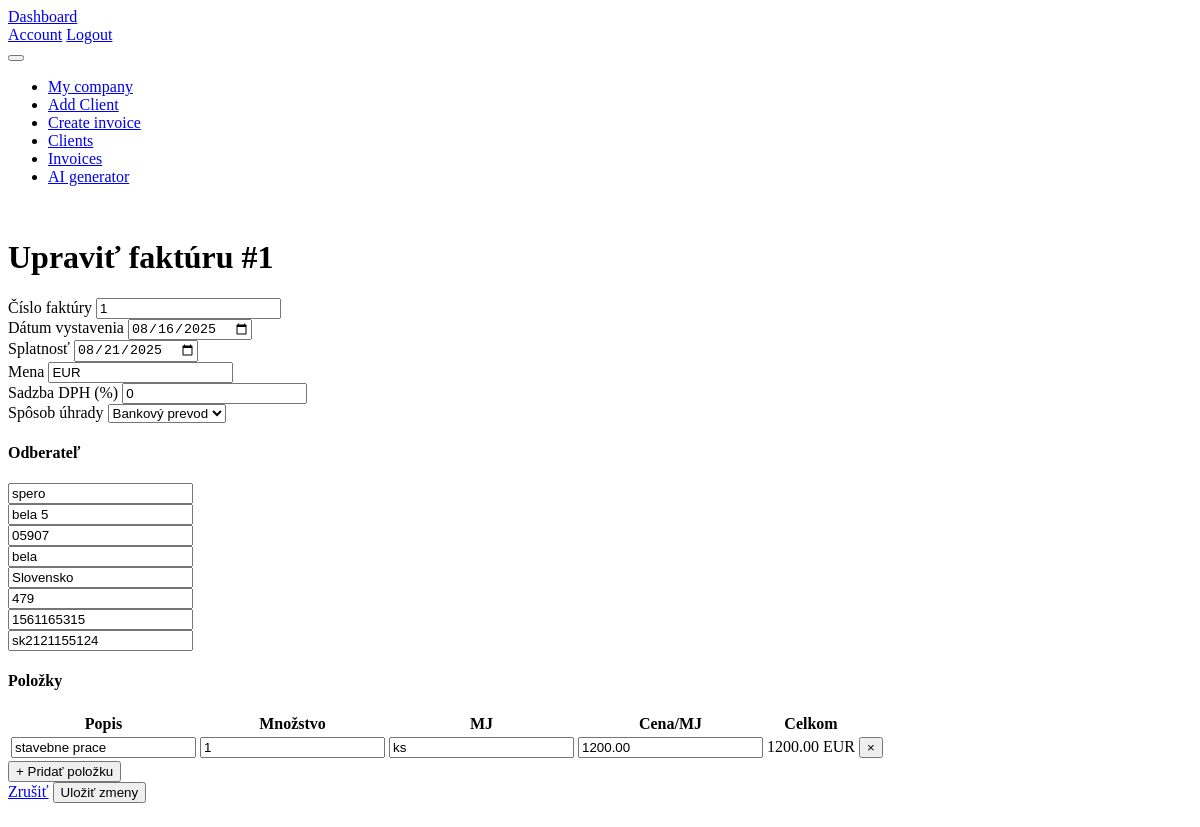
The page /inoices/1/edit (signed in) on the database as committed earlier.
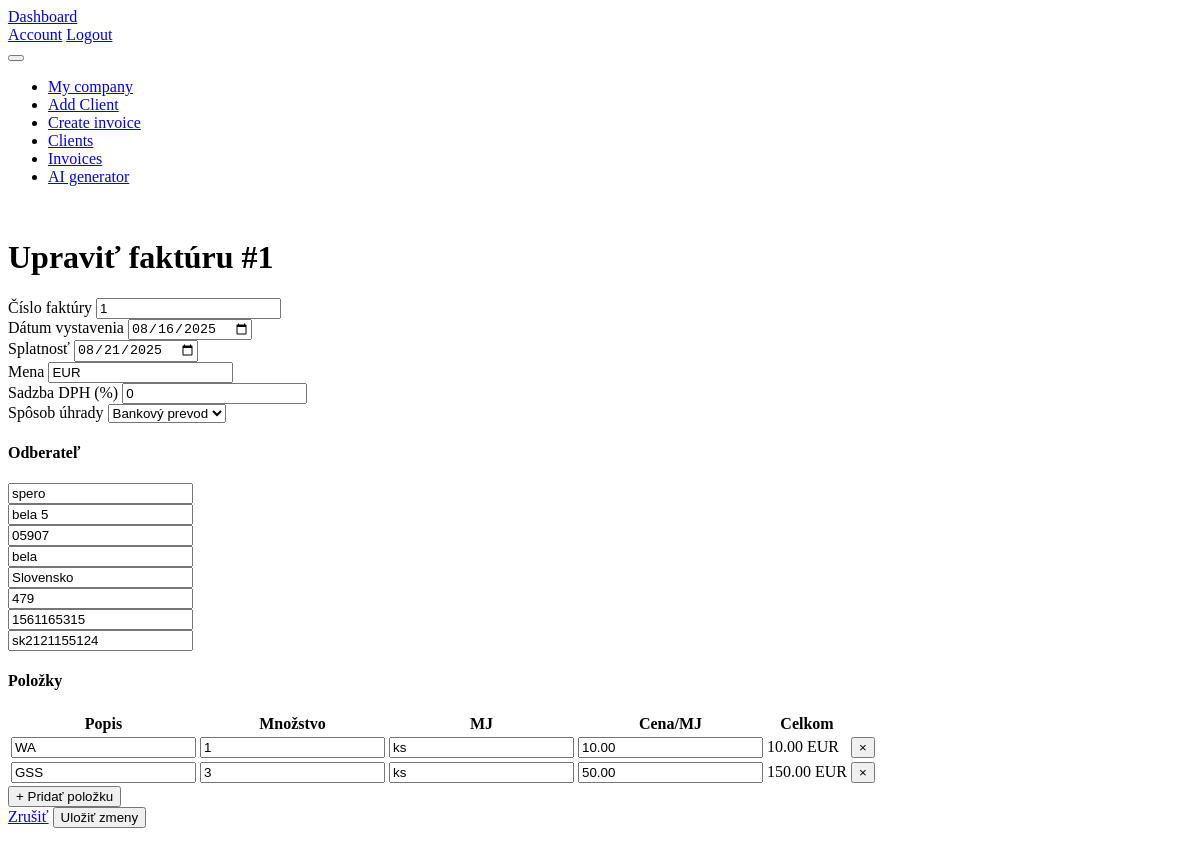
The same page on the database as committed later.
### models.py (models this page shows, shortened)
class InvoiceItem(db.Model):
    __tablename__ = 'invoice_items'
    id = db.Column(db.Integer, primary_key=True)
    invoice_id = db.Column(db.Integer, db.ForeignKey('invoices.id'), nullable=False)
    description = db.Column(db.String(200), nullable=False)
    quantity = db.Column(db.Integer, nullable=False)
    unit=db.Column(db.String(50), nullable=False)  # e.g., "pcs", "kg", etc.
    price_per_item = db.Column(db.Float, nullable=False)
    total_cost = db.Column(db.Float, nullable=False)
    invoice = db.relationship("Invoice", back_populates="items")

class Invoice(db.Model):
        __tablename__ = 'invoices'
        __table_args__ = (
        db.UniqueConstraint('user_id', 'invoice_number', name='uq_user_invoice'),
        )
        id = db.Column(db.Integer, primary_key=True)
        invoice_number = db.Column(db.String(50), nullable=False)
        date = db.Column(db.Date, nullable=False)
        due_date = db.Column(db.Date, nullable=False)
        user_id = db.Column(db.Integer, db.ForeignKey('users.id'), nullable=False)
        user = db.relationship('User', backref=db.backref('invoices', lazy=True))
        currency = db.Column(db.String(10), nullable=False)
        total_cost = db.Column(db.Float, nullable=False)  # Total cost calculated as quantity
        vat_rate = db.Column(db.Float, nullable=True, default=0.0)  # VAT rate in percentage
        client_id = db.Column(db.Integer, db.ForeignKey('clients.id'), nullable=False)
        company_id = db.Column(db.Integer, db.ForeignKey('companies.id'), nullable=False)  # Foreign key to the company
        company= db.relationship('Company', backref=db.backref('invoices', lazy=True))
        client = db.relationship('Client', backref=db.backref('invoices', lazy=True))
        items = db.relationship("InvoiceItem", back_populates="invoice", cascade="all, delete-orphan")
        created_at = db.Column(db.DateTime, default=datetime.now(timezone.utc))  # Timestamp when the invoice was created
        status = db.Column(db.Enum(InvoiceStatus, name="invoicestatus",
                           native_enum=False, validate_strings=True), nullable=False, default=InvoiceStatus.unpaid)
        pdf_path = db.Column(db.String(255), nullable=True)
        payment_method = db.Column(db.Enum(PaymentMethod, name="paymentmethod",
                                   native_enum=False, validate_strings=True), nullable=False, default=PaymentMethod.bank_transfer)

### routes.py (the view, shortened to what this page needs)
@main.route("/inoices/<int:invoice_id>/edit", methods=["GET","POST"])
@login_required
def edit_invoice(invoice_id):
    inv = Invoice.query.get_or_404(invoice_id)
    if inv.user_id != current_user.id:
        abort(403)
    if inv.status != InvoiceStatus.unpaid:
        flash("Faktúru možno upravovať len v stave 'draft'.", "warning")
        return redirect(url_for('main.view_invoice', invoice_id=invoice_id))
    return render_template("edit_invoice.html", invoice=inv)

### templates/edit_invoice.html (shortened to what the changed rows need)
{% extends "base.html" %}
{% block content %}
<div class="container py-5">
  <h1>Upraviť faktúru #{{ invoice.invoice_number }}</h1>
  <form method="post" novalidate>
    <div class="row g-3 my-3">
      <div class="col-md-3">
        <label class="form-label">Číslo faktúry</label>
        <input name="invoice_number" class="form-control" value="{{ invoice.invoice_number }}">
      </div>
      <div class="col-md-3">
        <label class="form-label">Dátum vystavenia</label>
        <input name="date" type="date" class="form-control" value="{{ invoice.date.strftime('%Y-%m-%d') }}">
      </div>
      <div class="col-md-3">
        <label class="form-label">Splatnosť</label>
        <input name="due_date" type="date" class="form-control" value="{{ invoice.due_date.strftime('%Y-%m-%d') }}">
      </div>
      <div class="col-md-3">
        <label class="form-label">Mena</label>
        <input name="currency" class="form-control" value="{{ invoice.currency }}">
      </div>
      <div class="col-md-3">
        <label class="form-label">Sadzba DPH (%)</label>
        <input name="vat_rate" type="number" step="0.01" class="form-control" value="{{ invoice.vat_rate or 0 }}">
      </div>
    </div>
    <h4 class="mt-4">Odberateľ</h4>
    <div class="row g-3">
    </div>
    <h4 class="mt-4">Položky</h4>
    <table class="table" id="items-table">
      <thead>
        <tr>
          <th>Popis</th><th class="text-end">Množstvo</th><th>MJ</th>
          <th class="text-end">Cena/MJ</th><th class="text-end">Celkom</th><th></th>
        </tr>
      </thead>
      <tbody id="items-body">
        {% for item in invoice.items %}
        <tr>
          <td><input name="items[{{ i }}][description]" class="form-control" value="{{ item.description }}"></td>
          <td><input name="items[{{ i }}][quantity]" type="number" step="0.001" class="form-control text-end" value="{{ item.quantity }}"></td>
          <td><input name="items[{{ i }}][unit]" class="form-control" value="{{ item.unit or '' }}"></td>
          <td><input name="items[{{ i }}][price_per_item]" type="number" step="0.01" class="form-control text-end" value="{{ '%.2f'|format(item.price_per_item) }}"></td>
          <td class="text-end total-cell">{{ '%.2f'|format(item.total_cost) }} {{ invoice.currency }}</td>
          <td><button type="button" class="btn btn-sm btn-outline-danger" onclick="removeRow(this)">×</button></td>
        </tr>
        {% endfor %}
      </tbody>
    </table>
    <button type="button" class="btn btn-sm btn-outline-secondary" id="add-row">+ Pridať položku</button>
    <div class="d-flex justify-content-end gap-2 mt-4">
    </div>
  </form>
</div>
{% endblock %}

Rows that differ between the two databases and show on the page:
removed InvoiceItem: description "stavebne prace", quantity "1", unit "ks", price_per_item "1200.00", total_cost "1200.00", {{ invoice.currency }} "EUR"
added InvoiceItem: description "WA", quantity "1", unit "ks", price_per_item "10.00", total_cost "10.00", {{ invoice.currency }} "EUR"
added InvoiceItem: description "GSS", quantity "3", unit "ks", price_per_item "50.00", total_cost "150.00", {{ invoice.currency }} "EUR"
